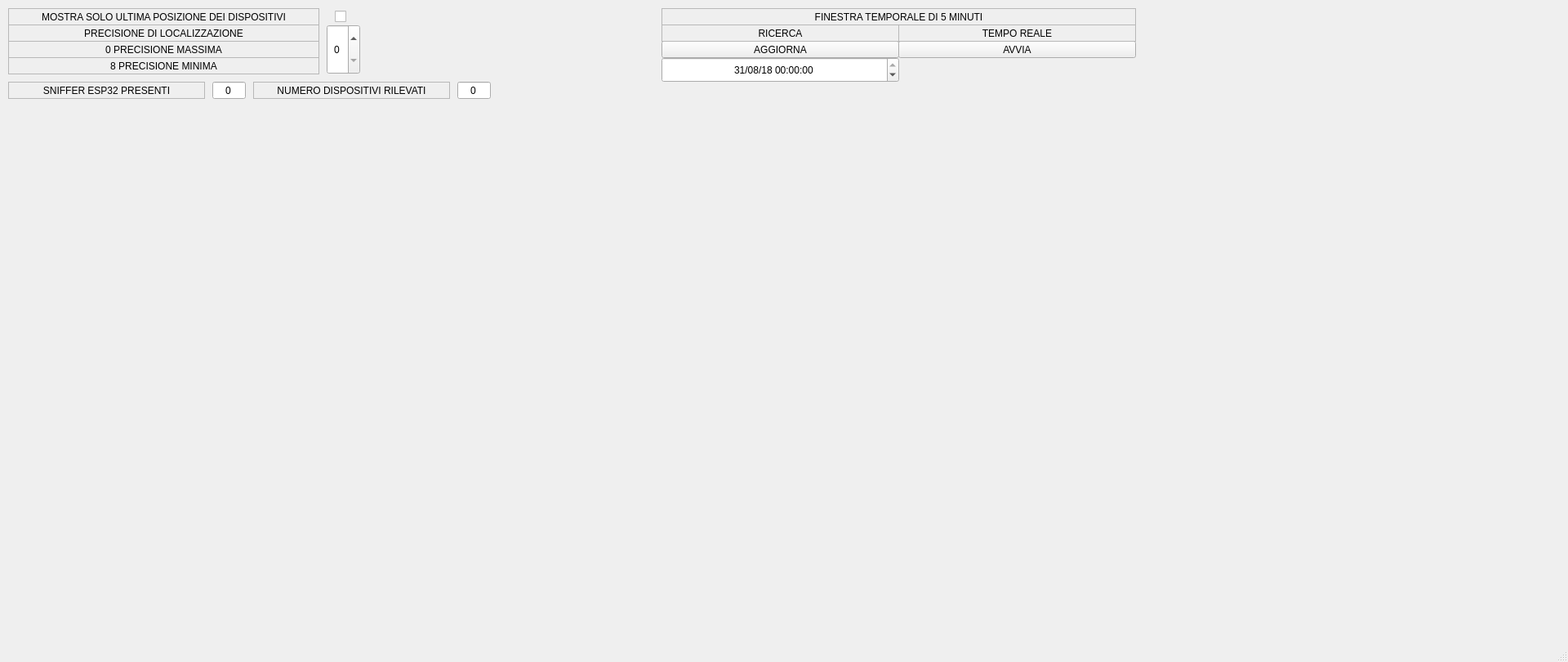
<?xml version="1.0" encoding="UTF-8"?>
<ui version="4.0">
 <class>MainWindow</class>
 <widget class="QMainWindow" name="MainWindow">
  <property name="geometry">
   <rect>
    <x>0</x>
    <y>0</y>
    <width>1920</width>
    <height>810</height>
   </rect>
  </property>
  <property name="maximumSize">
   <size>
    <width>1920</width>
    <height>810</height>
   </size>
  </property>
  <property name="windowTitle">
   <string>MainWindow</string>
  </property>
  <widget class="QWidget" name="centralWidget">
   <widget class="QWidget" name="gridLayoutWidget">
    <property name="geometry">
     <rect>
      <x>10</x>
      <y>130</y>
      <width>711</width>
      <height>671</height>
     </rect>
    </property>
    <layout class="QGridLayout" name="gridLayout">
     <property name="sizeConstraint">
      <enum>QLayout::SetNoConstraint</enum>
     </property>
    </layout>
   </widget>
   <widget class="QLabel" name="label">
    <property name="geometry">
     <rect>
      <x>10</x>
      <y>100</y>
      <width>241</width>
      <height>21</height>
     </rect>
    </property>
    <property name="frameShape">
     <enum>QFrame::StyledPanel</enum>
    </property>
    <property name="text">
     <string>SNIFFER ESP32 PRESENTI</string>
    </property>
    <property name="alignment">
     <set>Qt::AlignCenter</set>
    </property>
    <property name="wordWrap">
     <bool>false</bool>
    </property>
   </widget>
   <widget class="QLineEdit" name="nesp32label">
    <property name="geometry">
     <rect>
      <x>260</x>
      <y>100</y>
      <width>41</width>
      <height>21</height>
     </rect>
    </property>
    <property name="text">
     <string>0</string>
    </property>
    <property name="alignment">
     <set>Qt::AlignCenter</set>
    </property>
    <property name="readOnly">
     <bool>true</bool>
    </property>
   </widget>
   <widget class="QLabel" name="label_2">
    <property name="geometry">
     <rect>
      <x>310</x>
      <y>100</y>
      <width>241</width>
      <height>21</height>
     </rect>
    </property>
    <property name="frameShape">
     <enum>QFrame::StyledPanel</enum>
    </property>
    <property name="text">
     <string>NUMERO DISPOSITIVI RILEVATI</string>
    </property>
    <property name="alignment">
     <set>Qt::AlignCenter</set>
    </property>
    <property name="wordWrap">
     <bool>false</bool>
    </property>
   </widget>
   <widget class="QLineEdit" name="deviceslabel">
    <property name="geometry">
     <rect>
      <x>560</x>
      <y>100</y>
      <width>41</width>
      <height>21</height>
     </rect>
    </property>
    <property name="text">
     <string>0</string>
    </property>
    <property name="alignment">
     <set>Qt::AlignCenter</set>
    </property>
    <property name="readOnly">
     <bool>true</bool>
    </property>
   </widget>
   <widget class="QPushButton" name="startButton">
    <property name="geometry">
     <rect>
      <x>1100</x>
      <y>50</y>
      <width>291</width>
      <height>21</height>
     </rect>
    </property>
    <property name="text">
     <string>AVVIA</string>
    </property>
   </widget>
   <widget class="QDateTimeEdit" name="dateTimeFrom">
    <property name="geometry">
     <rect>
      <x>810</x>
      <y>70</y>
      <width>291</width>
      <height>31</height>
     </rect>
    </property>
    <property name="alignment">
     <set>Qt::AlignCenter</set>
    </property>
    <property name="date">
     <date>
      <year>2018</year>
      <month>8</month>
      <day>31</day>
     </date>
    </property>
    <property name="maximumDateTime">
     <datetime>
      <hour>23</hour>
      <minute>59</minute>
      <second>59</second>
      <year>2050</year>
      <month>12</month>
      <day>31</day>
     </datetime>
    </property>
    <property name="maximumDate">
     <date>
      <year>2050</year>
      <month>12</month>
      <day>31</day>
     </date>
    </property>
    <property name="minimumDate">
     <date>
      <year>2014</year>
      <month>8</month>
      <day>31</day>
     </date>
    </property>
    <property name="displayFormat">
     <string>dd/MM/yy HH:mm:ss</string>
    </property>
    <property name="calendarPopup">
     <bool>false</bool>
    </property>
   </widget>
   <widget class="QLabel" name="label_4">
    <property name="geometry">
     <rect>
      <x>810</x>
      <y>10</y>
      <width>581</width>
      <height>21</height>
     </rect>
    </property>
    <property name="frameShape">
     <enum>QFrame::StyledPanel</enum>
    </property>
    <property name="text">
     <string>FINESTRA TEMPORALE DI 5 MINUTI</string>
    </property>
    <property name="alignment">
     <set>Qt::AlignCenter</set>
    </property>
    <property name="wordWrap">
     <bool>false</bool>
    </property>
   </widget>
   <widget class="QPushButton" name="buttonUpdate">
    <property name="geometry">
     <rect>
      <x>810</x>
      <y>50</y>
      <width>291</width>
      <height>21</height>
     </rect>
    </property>
    <property name="text">
     <string>AGGIORNA</string>
    </property>
   </widget>
   <widget class="QWidget" name="verticalLayoutWidget">
    <property name="geometry">
     <rect>
      <x>730</x>
      <y>120</y>
      <width>1191</width>
      <height>691</height>
     </rect>
    </property>
    <layout class="QVBoxLayout" name="verticalLayout"/>
   </widget>
   <widget class="QLabel" name="label_3">
    <property name="geometry">
     <rect>
      <x>10</x>
      <y>30</y>
      <width>381</width>
      <height>21</height>
     </rect>
    </property>
    <property name="frameShape">
     <enum>QFrame::StyledPanel</enum>
    </property>
    <property name="text">
     <string>PRECISIONE DI LOCALIZZAZIONE</string>
    </property>
    <property name="alignment">
     <set>Qt::AlignCenter</set>
    </property>
    <property name="wordWrap">
     <bool>false</bool>
    </property>
   </widget>
   <widget class="QSpinBox" name="spinBox">
    <property name="geometry">
     <rect>
      <x>400</x>
      <y>30</y>
      <width>41</width>
      <height>61</height>
     </rect>
    </property>
    <property name="alignment">
     <set>Qt::AlignCenter</set>
    </property>
    <property name="maximum">
     <number>8</number>
    </property>
   </widget>
   <widget class="QLabel" name="label_6">
    <property name="geometry">
     <rect>
      <x>10</x>
      <y>50</y>
      <width>381</width>
      <height>21</height>
     </rect>
    </property>
    <property name="frameShape">
     <enum>QFrame::StyledPanel</enum>
    </property>
    <property name="text">
     <string>0 PRECISIONE MASSIMA</string>
    </property>
    <property name="alignment">
     <set>Qt::AlignCenter</set>
    </property>
    <property name="wordWrap">
     <bool>false</bool>
    </property>
   </widget>
   <widget class="QLabel" name="label_7">
    <property name="geometry">
     <rect>
      <x>10</x>
      <y>70</y>
      <width>381</width>
      <height>21</height>
     </rect>
    </property>
    <property name="frameShape">
     <enum>QFrame::StyledPanel</enum>
    </property>
    <property name="text">
     <string>8 PRECISIONE MINIMA</string>
    </property>
    <property name="alignment">
     <set>Qt::AlignCenter</set>
    </property>
    <property name="wordWrap">
     <bool>false</bool>
    </property>
   </widget>
   <widget class="QLabel" name="label_8">
    <property name="geometry">
     <rect>
      <x>10</x>
      <y>10</y>
      <width>381</width>
      <height>21</height>
     </rect>
    </property>
    <property name="frameShape">
     <enum>QFrame::StyledPanel</enum>
    </property>
    <property name="text">
     <string>MOSTRA SOLO ULTIMA POSIZIONE DEI DISPOSITIVI</string>
    </property>
    <property name="alignment">
     <set>Qt::AlignCenter</set>
    </property>
    <property name="wordWrap">
     <bool>false</bool>
    </property>
   </widget>
   <widget class="QCheckBox" name="checkBox">
    <property name="geometry">
     <rect>
      <x>410</x>
      <y>10</y>
      <width>21</width>
      <height>21</height>
     </rect>
    </property>
    <property name="layoutDirection">
     <enum>Qt::LeftToRight</enum>
    </property>
    <property name="autoFillBackground">
     <bool>false</bool>
    </property>
    <property name="text">
     <string/>
    </property>
   </widget>
   <widget class="QLabel" name="label_5">
    <property name="geometry">
     <rect>
      <x>1100</x>
      <y>30</y>
      <width>291</width>
      <height>21</height>
     </rect>
    </property>
    <property name="frameShape">
     <enum>QFrame::StyledPanel</enum>
    </property>
    <property name="text">
     <string>TEMPO REALE</string>
    </property>
    <property name="alignment">
     <set>Qt::AlignCenter</set>
    </property>
    <property name="wordWrap">
     <bool>false</bool>
    </property>
   </widget>
   <widget class="QLabel" name="label_9">
    <property name="geometry">
     <rect>
      <x>810</x>
      <y>30</y>
      <width>291</width>
      <height>21</height>
     </rect>
    </property>
    <property name="frameShape">
     <enum>QFrame::StyledPanel</enum>
    </property>
    <property name="text">
     <string>RICERCA</string>
    </property>
    <property name="alignment">
     <set>Qt::AlignCenter</set>
    </property>
    <property name="wordWrap">
     <bool>false</bool>
    </property>
   </widget>
  </widget>
  <widget class="QMenuBar" name="menuBar">
   <property name="geometry">
    <rect>
     <x>0</x>
     <y>0</y>
     <width>1920</width>
     <height>22</height>
    </rect>
   </property>
  </widget>
  <widget class="QStatusBar" name="statusBar"/>
 </widget>
 <layoutdefault spacing="6" margin="11"/>
 <resources/>
 <connections/>
</ui>
